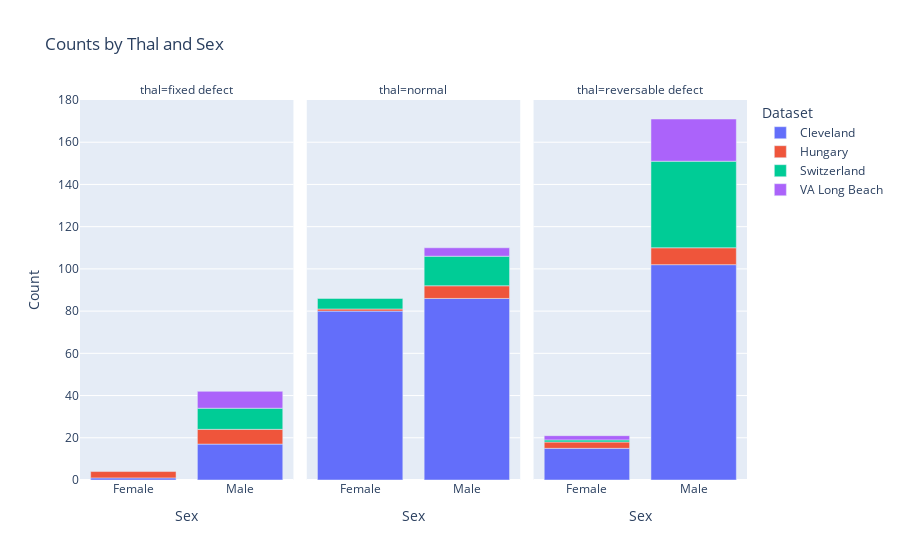

The cell this chart's notebook holds for it:
### Code cell
import plotly.express as px
import pandas as pd

# Assuming df is your DataFrame
grouped_counts = heart.groupby(['thal', 'sex', 'dataset']).size().reset_index(name='count')

fig = px.bar(grouped_counts, x='sex', y='count', color='dataset',
             facet_col='thal', facet_col_wrap=3,
             labels={'sex': 'Sex', 'count': 'Count', 'dataset': 'Dataset'},
             title='Counts by Thal and Sex')

fig.show()

### Figure 1 — Plotly figure (JSON) as saved in the notebook; plotly's stock layout.template omitted (floating-point values rounded to 4 significant figures)
{"data": [{"alignmentgroup": "True", "hovertemplate": "Dataset=Cleveland<br>thal=fixed defect<br>Sex=%{x}<br>Count=%{y}<extra></extra>", "legendgroup": "Cleveland", "marker": {"color": "#636efa", "pattern": {"shape": ""}}, "name": "Cleveland", "offsetgroup": "Cleveland", "orientation": "v", "showlegend": true, "textposition": "auto", "type": "bar", "x": ["Female", "Male"], "xaxis": "x", "y": [1, 17], "yaxis": "y"}, {"alignmentgroup": "True", "hovertemplate": "Dataset=Cleveland<br>thal=normal<br>Sex=%{x}<br>Count=%{y}<extra></extra>", "legendgroup": "Cleveland", "marker": {"color": "#636efa", "pattern": {"shape": ""}}, "name": "Cleveland", "offsetgroup": "Cleveland", "orientation": "v", "showlegend": false, "textposition": "auto", "type": "bar", "x": ["Female", "Male"], "xaxis": "x2", "y": [80, 86], "yaxis": "y2"}, {"alignmentgroup": "True", "hovertemplate": "Dataset=Cleveland<br>thal=reversable defect<br>Sex=%{x}<br>Count=%{y}<extra></extra>", "legendgroup": "Cleveland", "marker": {"color": "#636efa", "pattern": {"shape": ""}}, "name": "Cleveland", "offsetgroup": "Cleveland", "orientation": "v", "showlegend": false, "textposition": "auto", "type": "bar", "x": ["Female", "Male"], "xaxis": "x3", "y": [15, 102], "yaxis": "y3"}, {"alignmentgroup": "True", "hovertemplate": "Dataset=Hungary<br>thal=fixed defect<br>Sex=%{x}<br>Count=%{y}<extra></extra>", "legendgroup": "Hungary", "marker": {"color": "#EF553B", "pattern": {"shape": ""}}, "name": "Hungary", "offsetgroup": "Hungary", "orientation": "v", "showlegend": true, "textposition": "auto", "type": "bar", "x": ["Female", "Male"], "xaxis": "x", "y": [3, 7], "yaxis": "y"}, {"alignmentgroup": "True", "hovertemplate": "Dataset=Hungary<br>thal=normal<br>Sex=%{x}<br>Count=%{y}<extra></extra>", "legendgroup": "Hungary", "marker": {"color": "#EF553B", "pattern": {"shape": ""}}, "name": "Hungary", "offsetgroup": "Hungary", "orientation": "v", "showlegend": false, "textposition": "auto", "type": "bar", "x": ["Female", "Male"], "xaxis": "x2", "y": [1, 6], "yaxis": "y2"}, {"alignmentgroup": "True", "hovertemplate": "Dataset=Hungary<br>thal=reversable defect<br>Sex=%{x}<br>Count=%{y}<extra></extra>", "legendgroup": "Hungary", "marker": {"color": "#EF553B", "pattern": {"shape": ""}}, "name": "Hungary", "offsetgroup": "Hungary", "orientation": "v", "showlegend": false, "textposition": "auto", "type": "bar", "x": ["Female", "Male"], "xaxis": "x3", "y": [3, 8], "yaxis": "y3"}, {"alignmentgroup": "True", "hovertemplate": "Dataset=Switzerland<br>thal=fixed defect<br>Sex=%{x}<br>Count=%{y}<extra></extra>", "legendgroup": "Switzerland", "marker": {"color": "#00cc96", "pattern": {"shape": ""}}, "name": "Switzerland", "offsetgroup": "Switzerland", "orientation": "v", "showlegend": true, "textposition": "auto", "type": "bar", "x": ["Male"], "xaxis": "x", "y": [10], "yaxis": "y"}, {"alignmentgroup": "True", "hovertemplate": "Dataset=Switzerland<br>thal=normal<br>Sex=%{x}<br>Count=%{y}<extra></extra>", "legendgroup": "Switzerland", "marker": {"color": "#00cc96", "pattern": {"shape": ""}}, "name": "Switzerland", "offsetgroup": "Switzerland", "orientation": "v", "showlegend": false, "textposition": "auto", "type": "bar", "x": ["Female", "Male"], "xaxis": "x2", "y": [5, 14], "yaxis": "y2"}, {"alignmentgroup": "True", "hovertemplate": "Dataset=Switzerland<br>thal=reversable defect<br>Sex=%{x}<br>Count=%{y}<extra></extra>", "legendgroup": "Switzerland", "marker": {"color": "#00cc96", "pattern": {"shape": ""}}, "name": "Switzerland", "offsetgroup": "Switzerland", "orientation": "v", "showlegend": false, "textposition": "auto", "type": "bar", "x": ["Female", "Male"], "xaxis": "x3", "y": [1, 41], "yaxis": "y3"}, {"alignmentgroup": "True", "hovertemplate": "Dataset=VA Long Beach<br>thal=fixed defect<br>Sex=%{x}<br>Count=%{y}<extra></extra>", "legendgroup": "VA Long Beach", "marker": {"color": "#ab63fa", "pattern": {"shape": ""}}, "name": "VA Long Beach", "offsetgroup": "VA Long Beach", "orientation": "v", "showlegend": true, "textposition": "auto", "type": "bar", "x": ["Male"], "xaxis": "x", "y": [8], "yaxis": "y"}, {"alignmentgroup": "True", "hovertemplate": "Dataset=VA Long Beach<br>thal=normal<br>Sex=%{x}<br>Count=%{y}<extra></extra>", "legendgroup": "VA Long Beach", "marker": {"color": "#ab63fa", "pattern": {"shape": ""}}, "name": "VA Long Beach", "offsetgroup": "VA Long Beach", "orientation": "v", "showlegend": false, "textposition": "auto", "type": "bar", "x": ["Male"], "xaxis": "x2", "y": [4], "yaxis": "y2"}, {"alignmentgroup": "True", "hovertemplate": "Dataset=VA Long Beach<br>thal=reversable defect<br>Sex=%{x}<br>Count=%{y}<extra></extra>", "legendgroup": "VA Long Beach", "marker": {"color": "#ab63fa", "pattern": {"shape": ""}}, "name": "VA Long Beach", "offsetgroup": "VA Long Beach", "orientation": "v", "showlegend": false, "textposition": "auto", "type": "bar", "x": ["Female", "Male"], "xaxis": "x3", "y": [2, 20], "yaxis": "y3"}], "layout": {"annotations": [{"font": {}, "showarrow": false, "text": "thal=fixed defect", "x": 0.16, "xanchor": "center", "xref": "paper", "y": 1, "yanchor": "bottom", "yref": "paper"}, {"font": {}, "showarrow": false, "text": "thal=normal", "x": 0.5, "xanchor": "center", "xref": "paper", "y": 1, "yanchor": "bottom", "yref": "paper"}, {"font": {}, "showarrow": false, "text": "thal=reversable defect", "x": 0.84, "xanchor": "center", "xref": "paper", "y": 1, "yanchor": "bottom", "yref": "paper"}], "barmode": "relative", "legend": {"title": {"text": "Dataset"}, "tracegroupgap": 0}, "title": {"text": "Counts by Thal and Sex"}, "xaxis": {"anchor": "y", "domain": [0, 0.32], "title": {"text": "Sex"}}, "xaxis2": {"anchor": "y2", "domain": [0.34, 0.66], "matches": "x", "title": {"text": "Sex"}}, "xaxis3": {"anchor": "y3", "domain": [0.68, 1.0], "matches": "x", "title": {"text": "Sex"}}, "yaxis": {"anchor": "x", "domain": [0, 1], "title": {"text": "Count"}}, "yaxis2": {"anchor": "x2", "domain": [0, 1], "matches": "y", "showticklabels": false}, "yaxis3": {"anchor": "x3", "domain": [0, 1], "matches": "y", "showticklabels": false}}}
